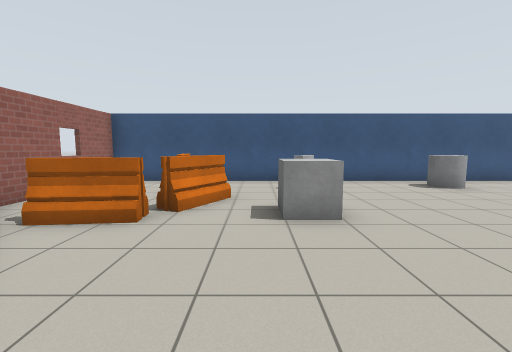
View 1 (above)

12 first-person views from a walk through a world built for the Gazebo simulator. The camera is 1.2 m above the floor, tilts 6° down and sees 90° across. The floor is counted in squares, 1 m on a side. Each view is taken from the middle of a square. On the plan, view 1 faces up. The plan holds only what a view shows up to about 12 squares ahead; the rest is blank. Robots are left out. Gazebo's built-in surfaces are drawn with simple patterns.

View 2
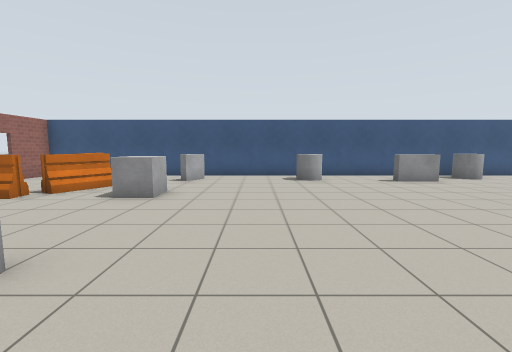

View 3
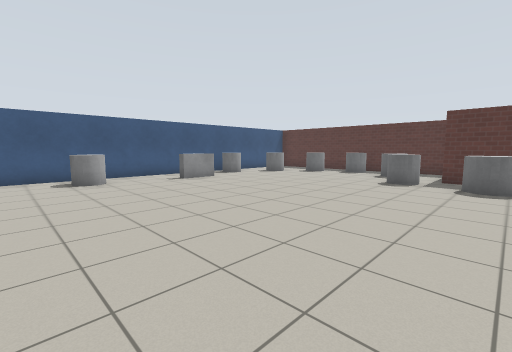

View 4
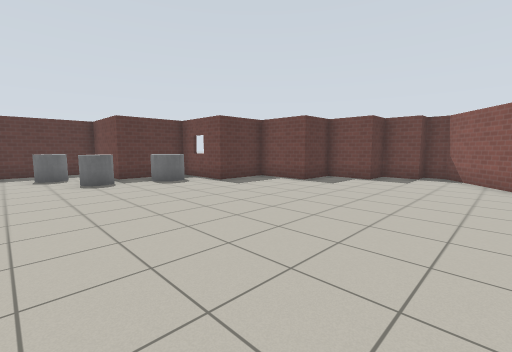

View 5
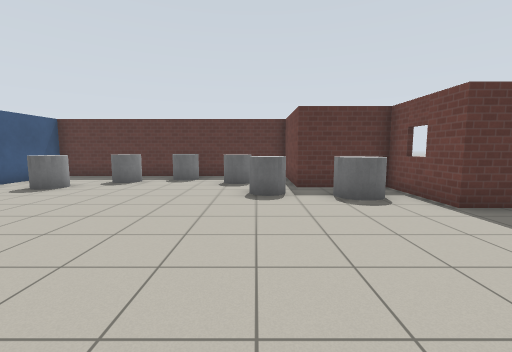

View 6
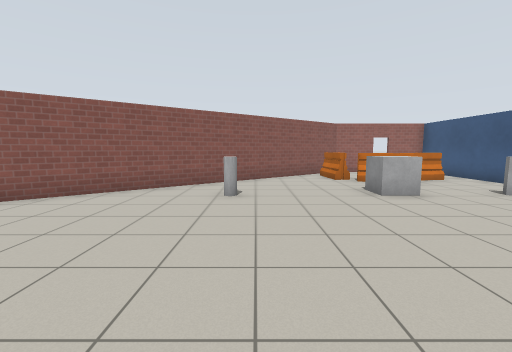

View 7
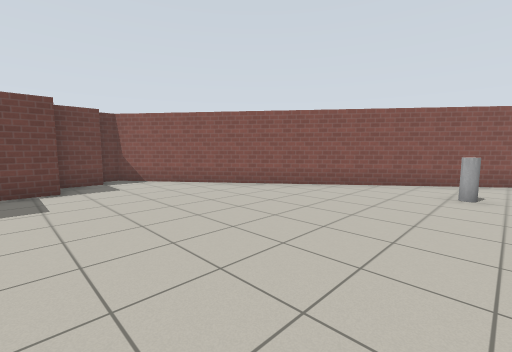

View 8
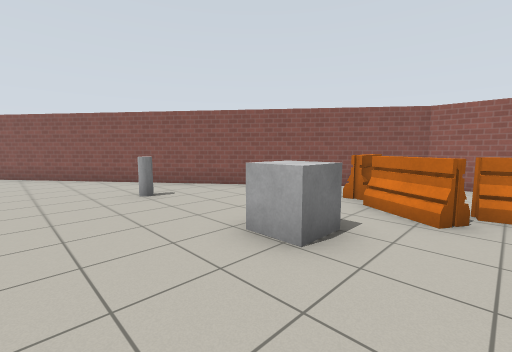

View 9
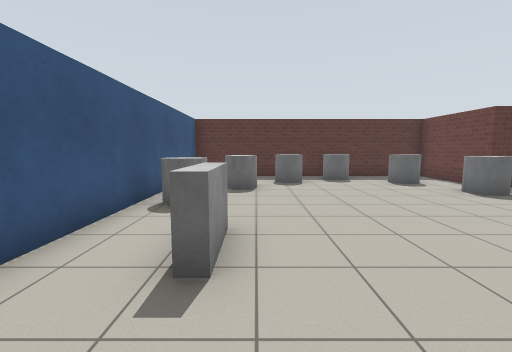

View 10
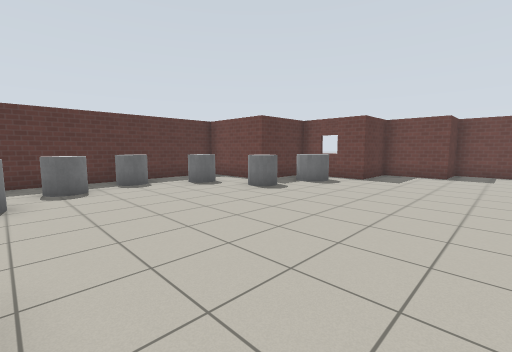

View 11
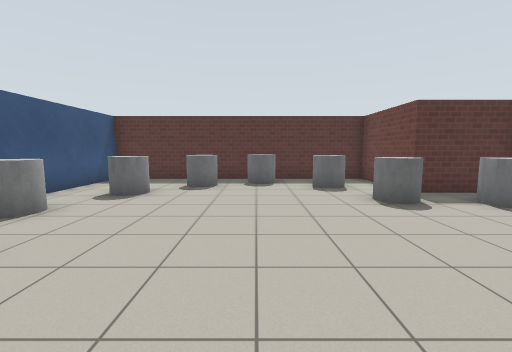

View 12
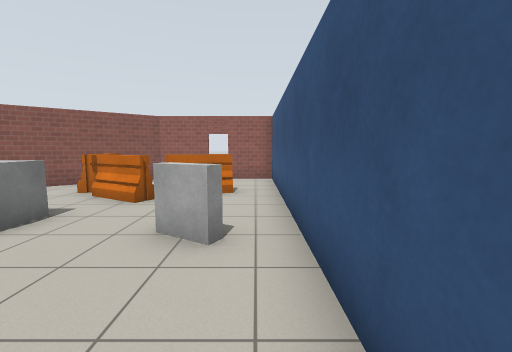

### Floor plan
Points are (right, up) in squares from view 1. A wall is a line through its corners. A room is listed if a view was taken in it or the views show most of it. See-through windows are left out.
Room 1 (views 1, 2, 3, 4, 5, 6, 7, 8, 9, 10, 11, 12)
walls: (12.1, -3.2) (15, -3.2) (15, -0.3) (18.3, -0.3) (18.3, 9.7) (-5.4, 9.7) (-5.4, 5.2) (5.9, -9.6) (6.6, -9.6) (6.6, -8.7) (7.9, -8.7) (7.9, -7.3) (9.8, -7.3) (9.8, -5.5) (12.1, -5.5) (12.1, -3.2)
objects: barrier (-4, 4) to (-2, 4); barrier (-2, 5) to (-1, 6); barrier (-2, 7) to (-2, 8); grey cylinder (1, 0); grey box (1, 4) to (1, 5); grey box (1, 8) to (2, 8); grey cylinder (6, 8); grey box (10, 8) to (11, 8); grey cylinder (13, -2) to (14, -1); grey cylinder (13, 8) to (13, 9); grey cylinder (14, 0) to (14, 1); grey cylinder (15, 7) to (15, 8); grey cylinder (16, 1) to (16, 2); grey cylinder (16, 6) to (17, 6); grey cylinder (17, 4)

Where each view was taken, in squares from view 1:
view 1: 0 up, 0 right, facing up
view 2: 2 down, 4 right, facing up
view 3: 2 down, 4 right, facing up-right
view 4: 3 up, 4 right, facing down-right
view 5: 1 up, 7 right, facing right
view 6: 1 up, 8 right, facing left
view 7: 1 up, 9 right, facing down-left
view 8: 7 up, 4 right, facing down-left
view 9: 7 up, 7 right, facing right
view 10: 7 up, 8 right, facing down-right
view 11: 4 up, 8 right, facing right
view 12: 9 up, 5 right, facing left
